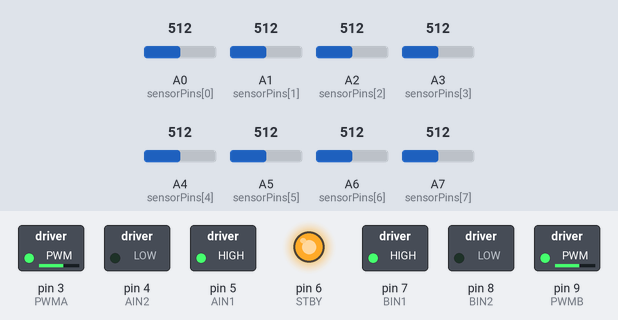
A sketch run on a simulated Arduino Nano, built with avr-gcc and run on an emulated ATmega328P. Parts: switched loads named in the sketch (green lamp = pin HIGH), output pins drawn as LEDs (lit = HIGH). The inputs (shaded band) are chosen by the test bench; at power-on: A0 (sensorPins[0]) = 512, A1 (sensorPins[1]) = 512, A2 (sensorPins[2]) = 512, A3 (sensorPins[3]) = 512, A4 (sensorPins[4]) = 512, A5 (sensorPins[5]) = 512, A6 (sensorPins[6]) = 512, A7 (sensorPins[7]) = 512.

Above: at 0.1 s.
Timing chart, 0 to 1.6 s (numbered marks = the images above):
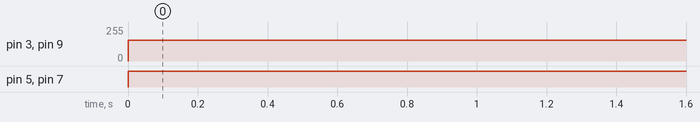

Measured:
- by itself, pin 3 (PWMA), pin 9 (PWMB): 0/255 → 155/255 at 0.00 s
- by itself, pin 5 (AIN1), pin 7 (BIN1): LOW → HIGH at 0.00 s

The sketch:

Linefollower.ino
```cpp
// Motor driver pins
#define AIN1 5
#define AIN2 4
#define PWMA 3
#define BIN1 7
#define BIN2 8
#define PWMB 9
#define STBY 6

// RLS-08 sensor pins
const int sensorPins[8] = {A0, A1, A2, A3, A4, A5, A6, A7};

// Optimized PID constants (Fast response, no overshoot)
float Kp = 16;   // More aggressive to take fast turns
float Ki = 0.004;  // Small integral component for slight correction
float Kd = 12.5;    // Strong damping to prevent overshoot

// PID variables
float error = 0, previousError = 0;
float integral = 0;
float derivative = 0;
float correction = 0;

// Motor speed (Constant speed)
const int baseSpeed = 155;
const int maxSpeed = 255;

void setup() {
    Serial.begin(115200);
    pinMode(AIN1, OUTPUT);
    pinMode(AIN2, OUTPUT);
    pinMode(PWMA, OUTPUT);
    pinMode(BIN1, OUTPUT);
    pinMode(BIN2, OUTPUT);
    pinMode(PWMB, OUTPUT);
    pinMode(STBY, OUTPUT);
    digitalWrite(STBY, HIGH); // Enable motor driver
}

// Read sensor and calculate position error
int getError() {
    int sensorValues[8];
    int weight[] = {-4, -3, -2, -1, 1, 2, 3, 4};  // Increased weights for sharper response
    int sum = 0, total = 0;
    bool lineDetected = false;

    for (int i = 0; i < 8; i++) {
        sensorValues[i] = analogRead(sensorPins[i]);

        if (sensorValues[i] > 500) {  // Detect black line
            sum += sensorValues[i] * weight[i];
            total += sensorValues[i];
            lineDetected = true;
        }
    }

    if (!lineDetected) {
        return (previousError < 0) ? -6 : 6;  // Stronger lost-line correction
    }

    return (total > 0) ? sum / total : 0;
}

void setMotorSpeed(int leftSpeed, int rightSpeed) {
    leftSpeed = constrain(leftSpeed, 0, maxSpeed);
    rightSpeed = constrain(rightSpeed, 0, maxSpeed);

    if (leftSpeed > 0) {
        digitalWrite(AIN1, HIGH);
        digitalWrite(AIN2, LOW);
        analogWrite(PWMA, leftSpeed);
    } else {
        digitalWrite(AIN1, LOW);
        digitalWrite(AIN2, LOW);
        analogWrite(PWMA, 0);
    }

    if (rightSpeed > 0) {
        digitalWrite(BIN1, HIGH);
        digitalWrite(BIN2, LOW);
        analogWrite(PWMB, rightSpeed);
    } else {
        digitalWrite(BIN1, LOW);
        digitalWrite(BIN2, LOW);
        analogWrite(PWMB, 0);
    }
}

void loop() {
    error = getError();
    integral = constrain(integral + error, -40, 40);  // Reduced integral windup
    derivative = error - previousError;
    correction = (Kp * error) + (Ki * integral) + (Kd * derivative);
    previousError = error;

    int leftSpeed = baseSpeed - correction;
    int rightSpeed = baseSpeed + correction;

    setMotorSpeed(leftSpeed, rightSpeed);
}
```
